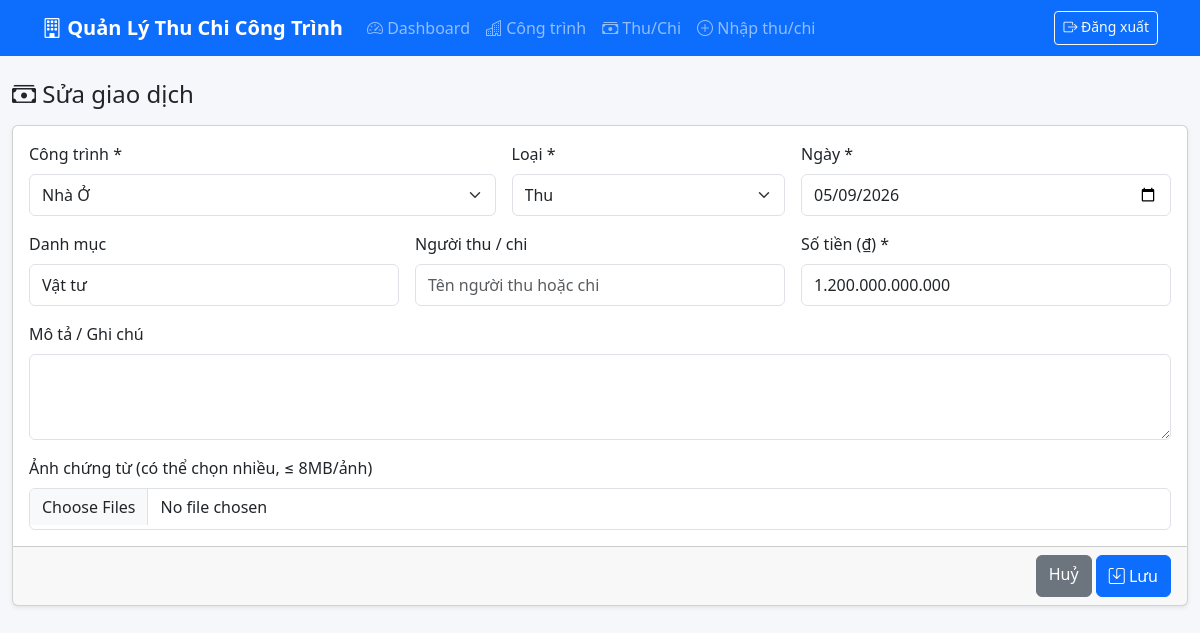
The page /giaodich/edit.php?id=2 (signed in) on the database its author committed.
### tables this page shows
CREATE TABLE giao_dich (
    id INTEGER PRIMARY KEY AUTOINCREMENT,
    cong_trinh_id INTEGER NOT NULL,
    loai TEXT NOT NULL CHECK(loai IN ('thu','chi')),
    danh_muc TEXT,
    so_tien REAL NOT NULL DEFAULT 0,
    ngay TEXT NOT NULL,
    mo_ta TEXT,
    created_at TEXT DEFAULT CURRENT_TIMESTAMP, nguoi_thu_chi TEXT,
    FOREIGN KEY(cong_trinh_id) REFERENCES cong_trinh(id) ON DELETE CASCADE
);

CREATE TABLE cong_trinh (
    id INTEGER PRIMARY KEY AUTOINCREMENT,
    ten TEXT NOT NULL,
    dia_chi TEXT,
    chu_dau_tu TEXT,
    ngan_sach REAL DEFAULT 0,
    ngay_bd TEXT,
    ngay_kt TEXT,
    trang_thai TEXT DEFAULT 'dang_thi_cong',
    ghi_chu TEXT,
    created_at TEXT DEFAULT CURRENT_TIMESTAMP
);

### giaodich/edit.php (called while the page is built)
<?php require __DIR__ . '/add.php';

### includes/bootstrap.php (called while the page is built, shortened)
<?php
$CONFIG = require __DIR__ . '/../config.php';
function db(): PDO {
    static $pdo = null;
    if ($pdo) return $pdo;
    global $CONFIG;
    $pdo = new PDO('sqlite:' . $CONFIG['db_path']);
    $pdo->setAttribute(PDO::ATTR_ERRMODE, PDO::ERRMODE_EXCEPTION);
    $pdo->setAttribute(PDO::ATTR_DEFAULT_FETCH_MODE, PDO::FETCH_ASSOC);
    $pdo->exec('PRAGMA foreign_keys = ON');
    return $pdo;
}
function e(?string $s): string { return htmlspecialchars((string)$s, ENT_QUOTES, 'UTF-8'); }

### config.php (called while the page is built)
<?php
return [
    'app_name' => 'Quản Lý Thu Chi Công Trình',
    'timezone' => 'Asia/Ho_Chi_Minh',
    'db_path'  => __DIR__ . '/database/app.sqlite',
    'upload_dir' => __DIR__ . '/uploads',
    'upload_url' => 'uploads',
    'upload_max_mb' => 8,
    'allowed_image_mimes' => ['image/jpeg', 'image/png', 'image/webp', 'image/gif'],
    'default_user' => 'admin',
    'default_pass' => '123456',
];

### giaodich/add.php (the view, shortened to what this page needs)
<?php
require __DIR__ . '/../includes/bootstrap.php';
global $CONFIG;
$id = (int)($_GET['id'] ?? 0);
$row = null;
if ($id) {
    $stmt = db()->prepare('SELECT * FROM giao_dich WHERE id=?');
    $stmt->execute([$id]);
    $row = $stmt->fetch();
}
$cts = db()->query('SELECT id, ten FROM cong_trinh ORDER BY ten')->fetchAll();
$preselect_ct = (int)($_GET['cong_trinh_id'] ?? ($row['cong_trinh_id'] ?? 0));
$title = $id ? 'Sửa giao dịch' : 'Nhập thu/chi';
require __DIR__ . '/../includes/header.php';
?>
<h4 class="mb-3"><i class="bi bi-cash-stack"></i> <?= e($title) ?></h4>
<?php if (!$cts): ?>
  <div class="alert alert-warning">Bạn cần <a href="<?= e(base_url('congtrinh/add.php')) ?>">tạo công trình</a> trước khi nhập thu/chi.</div>
<?php else: ?>
<form method="post" enctype="multipart/form-data" class="card shadow-sm">
  <div class="card-body row g-3">
    <div class="col-md-5">
      <label class="form-label">Công trình *</label>
      <select name="cong_trinh_id" class="form-select" required>
        <?php foreach ($cts as $c): ?>
          <option value="<?= (int)$c['id'] ?>" <?= ($preselect_ct===(int)$c['id'])?'selected':'' ?>><?= e($c['ten']) ?></option>
        <?php endforeach; ?>
      </select>
    </div>
    <div class="col-md-3">
      <label class="form-label">Loại *</label>
      <select name="loai" class="form-select">
        <?php $cur = $row['loai'] ?? ($_GET['loai'] ?? 'chi'); ?>
        <option value="thu" <?= $cur==='thu'?'selected':'' ?>>Thu</option>
      </select>
    </div>
    <div class="col-md-4">
      <label class="form-label">Ngày *</label>
      <input type="date" name="ngay" class="form-control" required value="<?= e($row['ngay'] ?? date('Y-m-d')) ?>">
    </div>
    <div class="col-md-4">
      <label class="form-label">Danh mục</label>
      <input name="danh_muc" class="form-control" list="dm-list" placeholder="VD: Vật tư, Nhân công, Vận chuyển..." value="<?= e($row['danh_muc'] ?? '') ?>">
    </div>
    <div class="col-md-4">
      <label class="form-label">Người thu / chi</label>
      <input name="nguoi_thu_chi" class="form-control" placeholder="Tên người thu hoặc chi" value="<?= e($row['nguoi_thu_chi'] ?? '') ?>">
    </div>
    <div class="col-md-4">
      <label class="form-label">Số tiền (₫) *</label>
      <input type="text" name="so_tien" id="so_tien_input" inputmode="numeric" class="form-control" required value="<?= e((string)($row['so_tien'] ?? '')) ?>" placeholder="VD: 3.432.485">
    </div>
    <div class="col-12">
      <label class="form-label">Mô tả / Ghi chú</label>
      <textarea name="mo_ta" rows="3" class="form-control"><?= e($row['mo_ta'] ?? '') ?></textarea>
    </div>
    <div class="col-12">
      <label class="form-label">Ảnh chứng từ (có thể chọn nhiều, &le; <?= (int)$CONFIG['upload_max_mb'] ?>MB/ảnh)</label>
      <input type="file" name="anh[]" accept="image/*" multiple class="form-control">
    </div>
  </div>
  <div class="card-footer text-end">
    <a href="list.php" class="btn btn-secondary">Huỷ</a>
    <button class="btn btn-primary"><i class="bi bi-save"></i> Lưu</button>
  </div>
</form>
<?php endif;
ob_start(); ?>
<?php
require __DIR__ . '/../includes/footer.php';
?>

### includes/header.php (style rules this page uses)
:root { --safe-bottom: env(safe-area-inset-bottom, 0px); }
html, body { -webkit-text-size-adjust: 100%; }
body { background:#f5f7fb; padding-bottom: calc(72px + var(--safe-bottom)); }
@media (min-width: 992px) { body { padding-bottom: 1rem; } }
.btn, .form-control, .form-select { min-height: 42px; }
textarea.form-control { min-height: 80px; }

### rows shown on the page
giao_dich: cong_trinh_id "Nhà Ở", loai "Thu", ngay "05/09/2026", danh_muc "Vật tư", so_tien "1.200.000.000.000"

### other values the page prints
$CONFIG['app_name'] "Quản Lý Thu Chi Công Trình"
$title "Sửa giao dịch"
$CONFIG['upload_max_mb'] "8"
